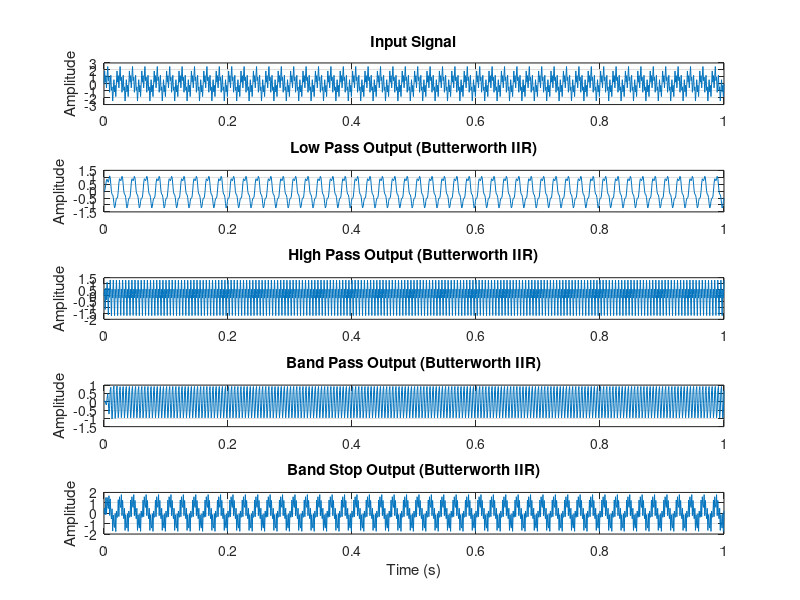
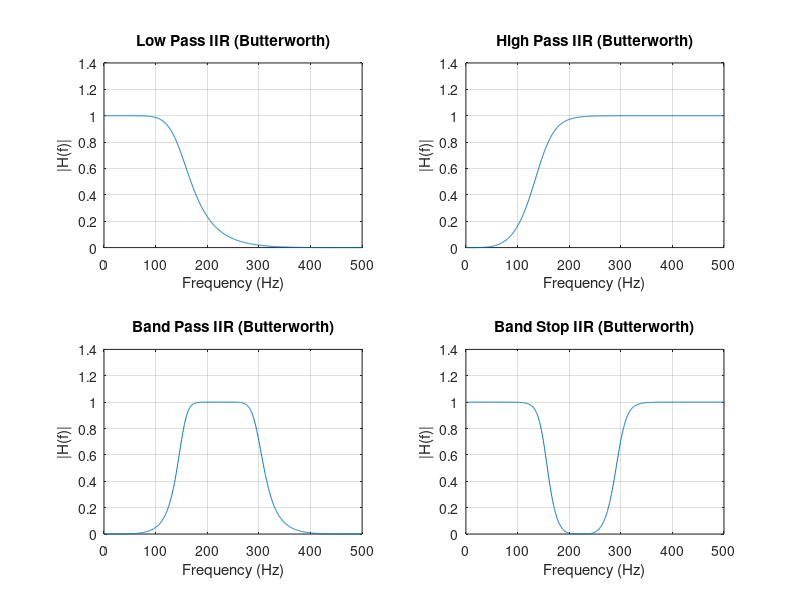

These figures' MATLAB source, in order:
%%% IIR butterworth filter
clc;
clear;
close all;


Fs = 1000;                 
t = 0:1/Fs:1;              
x = sin(2*pi*50*t) + sin(2*pi*200*t) + sin(2*pi*400*t);


N = 4;                         
Wc_low  = 0.3;
Wc_high = 0.3;
Wc_band = [0.3 0.6];
Wc_stop = [0.3 0.6];


[b_low,  a_low]  = butter(N, Wc_low,  'low');
[b_high, a_high] = butter(N, Wc_high, 'high');
[b_band, a_band] = butter(N, Wc_band, 'bandpass');
[b_stop, a_stop] = butter(N, Wc_stop, 'stop');


y_low  = filter(b_low,  a_low,  x);
y_high = filter(b_high, a_high, x);
y_band = filter(b_band, a_band, x);
y_stop = filter(b_stop, a_stop, x);


[H_low,  f] = freqz(b_low,  a_low,  1024, Fs);
[H_high, f] = freqz(b_high, a_high, 1024, Fs);
[H_band, f] = freqz(b_band, a_band, 1024, Fs);
[H_stop, f] = freqz(b_stop, a_stop, 1024, Fs);


figure;
subplot(5,1,1);
plot(t, x); grid on;
title('Input Signal'); ylabel('Amplitude');

subplot(5,1,2);
plot(t, y_low); grid on;
title('Low Pass Output (Butterworth IIR)'); ylabel('Amplitude');

subplot(5,1,3);
plot(t, y_high); grid on;
title('High Pass Output (Butterworth IIR)'); ylabel('Amplitude');

subplot(5,1,4);
plot(t, y_band); grid on;
title('Band Pass Output (Butterworth IIR)'); ylabel('Amplitude');

subplot(5,1,5);
plot(t, y_stop); grid on;
title('Band Stop Output (Butterworth IIR)'); xlabel('Time (s)'); ylabel('Amplitude');


figure;
subplot(2,2,1);
plot(f, abs(H_low)); grid on;
title('Low Pass IIR (Butterworth)');
xlabel('Frequency (Hz)'); ylabel('|H(f)|');

subplot(2,2,2);
plot(f, abs(H_high)); grid on;
title('High Pass IIR (Butterworth)');
xlabel('Frequency (Hz)'); ylabel('|H(f)|');

subplot(2,2,3);
plot(f, abs(H_band)); grid on;
title('Band Pass IIR (Butterworth)');
xlabel('Frequency (Hz)'); ylabel('|H(f)|');

subplot(2,2,4);
plot(f, abs(H_stop)); grid on;
title('Band Stop IIR (Butterworth)');
xlabel('Frequency (Hz)'); ylabel('|H(f)|');